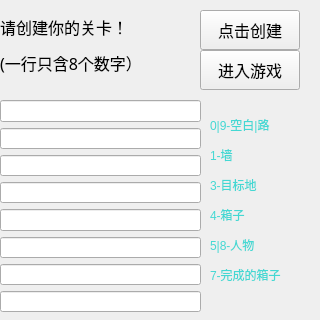
<?xml version="1.0" encoding="UTF-8"?>
<ui version="4.0">
 <class>Custom</class>
 <widget class="QWidget" name="Custom">
  <property name="geometry">
   <rect>
    <x>0</x>
    <y>0</y>
    <width>320</width>
    <height>320</height>
   </rect>
  </property>
  <property name="windowTitle">
   <string>Form</string>
  </property>
  <property name="windowIcon">
   <iconset resource="res.qrc">
    <normaloff>:/image/custom.jpg</normaloff>:/image/custom.jpg</iconset>
  </property>
  <widget class="QLabel" name="label">
   <property name="geometry">
    <rect>
     <x>210</x>
     <y>100</y>
     <width>181</width>
     <height>201</height>
    </rect>
   </property>
   <property name="text">
    <string>&lt;html&gt;&lt;head/&gt;&lt;body&gt;&lt;p&gt;&lt;span style=&quot; color:#44d8d3;&quot;&gt;0|9-空白|路&lt;/span&gt;&lt;/p&gt;&lt;p&gt;&lt;span style=&quot; font-family:'Courier New'; color:#44d8d3;&quot;&gt;1-墙&lt;/span&gt;&lt;/p&gt;&lt;p&gt;&lt;span style=&quot; font-family:'Courier New'; color:#44d8d3;&quot;&gt;3-目标地&lt;/span&gt;&lt;/p&gt;&lt;p&gt;&lt;span style=&quot; font-family:'Courier New'; color:#44d8d3;&quot;&gt;4-箱子&lt;/span&gt;&lt;/p&gt;&lt;p&gt;&lt;span style=&quot; font-family:'Courier New'; color:#44d8d3;&quot;&gt;5|8-人物&lt;/span&gt;&lt;/p&gt;&lt;p&gt;&lt;span style=&quot; font-family:'Courier New'; color:#44d8d3;&quot;&gt;7-完成的箱子&lt;/span&gt;&lt;/p&gt;&lt;/body&gt;&lt;/html&gt;</string>
   </property>
  </widget>
  <widget class="QPushButton" name="create">
   <property name="geometry">
    <rect>
     <x>200</x>
     <y>10</y>
     <width>100</width>
     <height>40</height>
    </rect>
   </property>
   <property name="font">
    <font>
     <family>宋体</family>
     <pointsize>12</pointsize>
    </font>
   </property>
   <property name="text">
    <string>点击创建</string>
   </property>
  </widget>
  <widget class="QLabel" name="label_2">
   <property name="geometry">
    <rect>
     <x>0</x>
     <y>10</y>
     <width>181</width>
     <height>71</height>
    </rect>
   </property>
   <property name="font">
    <font>
     <family>宋体</family>
     <pointsize>12</pointsize>
    </font>
   </property>
   <property name="text">
    <string>&lt;html&gt;&lt;head/&gt;&lt;body&gt;&lt;p&gt;请创建你的关卡！&lt;/p&gt;&lt;p&gt;(一行只含8个数字）&lt;/p&gt;&lt;/body&gt;&lt;/html&gt;</string>
   </property>
  </widget>
  <widget class="QPushButton" name="toclevel">
   <property name="geometry">
    <rect>
     <x>200</x>
     <y>50</y>
     <width>100</width>
     <height>40</height>
    </rect>
   </property>
   <property name="font">
    <font>
     <family>宋体</family>
     <pointsize>12</pointsize>
    </font>
   </property>
   <property name="text">
    <string>进入游戏</string>
   </property>
  </widget>
  <widget class="QWidget" name="">
   <property name="geometry">
    <rect>
     <x>0</x>
     <y>100</y>
     <width>201</width>
     <height>212</height>
    </rect>
   </property>
   <layout class="QVBoxLayout" name="verticalLayout">
    <item>
     <widget class="QLineEdit" name="lineEdit_1"/>
    </item>
    <item>
     <widget class="QLineEdit" name="lineEdit_2"/>
    </item>
    <item>
     <widget class="QLineEdit" name="lineEdit_3"/>
    </item>
    <item>
     <widget class="QLineEdit" name="lineEdit_4"/>
    </item>
    <item>
     <widget class="QLineEdit" name="lineEdit_5"/>
    </item>
    <item>
     <widget class="QLineEdit" name="lineEdit_6"/>
    </item>
    <item>
     <widget class="QLineEdit" name="lineEdit_7"/>
    </item>
    <item>
     <widget class="QLineEdit" name="lineEdit_8"/>
    </item>
   </layout>
  </widget>
 </widget>
 <resources>
  <include location="res.qrc"/>
 </resources>
 <connections/>
</ui>
